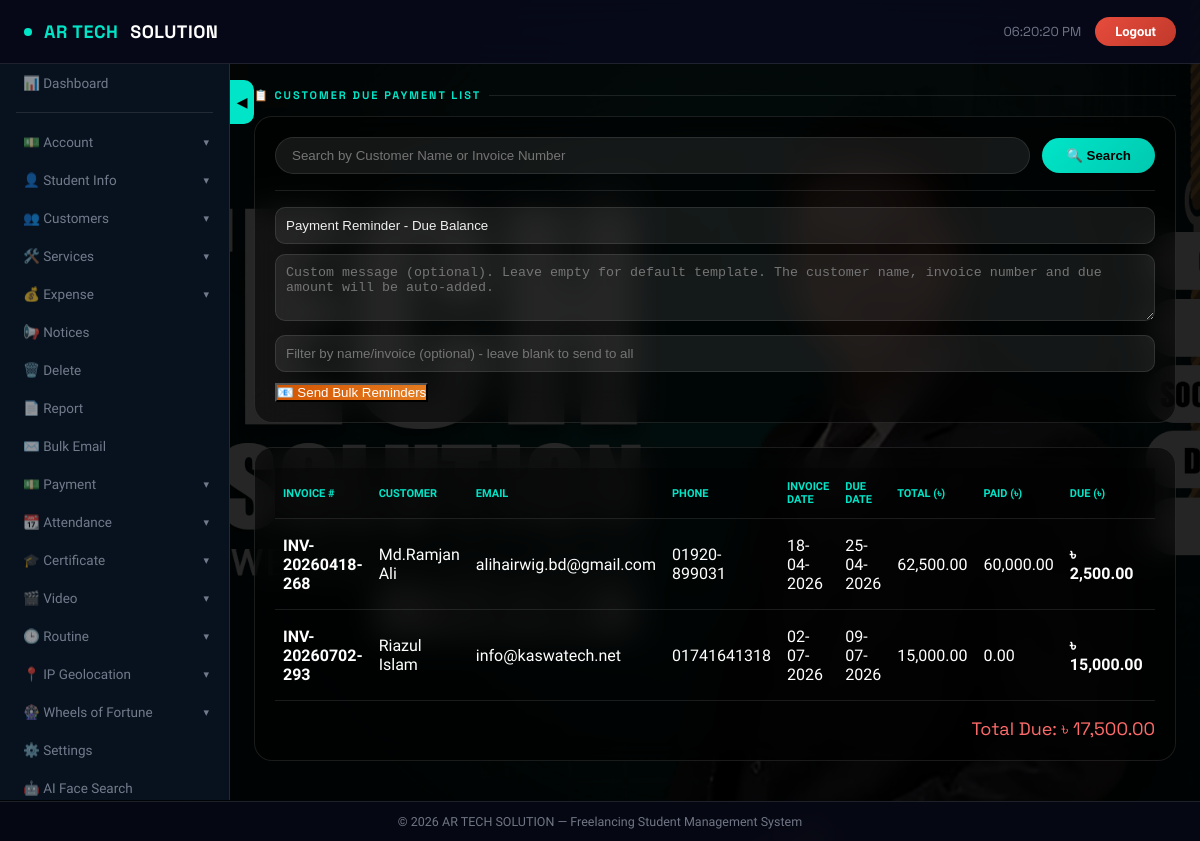
Screenshot of /admin/customer_due_list.php (signed in) with the database file from the repository.
### tables this page shows
CREATE TABLE `invoices_new` (
  `id` int(11) NOT NULL,
  `invoice_number` varchar(20) DEFAULT NULL,
  `customer_id` int(11) NOT NULL,
  `invoice_date` date DEFAULT NULL,
  `due_date` date DEFAULT NULL,
  `subtotal` decimal(10,2) DEFAULT NULL,
  `discount` decimal(10,2) DEFAULT 0.00,
  `total` decimal(10,2) DEFAULT NULL,
  `paid_amount` decimal(10,2) DEFAULT 0.00,
  `notes` text DEFAULT NULL,
  `status` enum('unpaid','paid','partial','cancelled') DEFAULT 'unpaid',
  `created_at` timestamp NOT NULL DEFAULT current_timestamp()
);

CREATE TABLE `customers` (
  `id` int(11) NOT NULL,
  `name` varchar(255) NOT NULL,
  `email` varchar(255) DEFAULT NULL,
  `phone` varchar(50) DEFAULT NULL,
  `address` text DEFAULT NULL,
  `created_at` timestamp NOT NULL DEFAULT current_timestamp()
);

### admin/config.php (called while the page is built, shortened)
<?php
if (!isset($conn)) {
    $conn = new mysqli("localhost", "root", "", "freelancing");
}
$settings = [];
$result = $conn->query("SELECT setting_key, setting_value FROM app_settings");
if ($result) {
    while ($row = $result->fetch_assoc()) {
        $settings[$row['setting_key']] = $row['setting_value'];
    }
}
$dark_mode = isset($settings['dark_mode']) && $settings['dark_mode'] == '1';
?>

### admin/customer_due_list.php (the view, shortened to what this page needs)
<?php
require_once 'config.php';
$search = isset($_GET['search']) ? trim($_GET['search']) : '';
$sql = "SELECT i.id, i.invoice_number, i.invoice_date, i.due_date, i.total, i.paid_amount,
               (i.total - i.paid_amount) as due_amount, i.status,
               c.id as customer_id, c.name as customer_name, c.email, c.phone
        FROM invoices_new i
        JOIN customers c ON i.customer_id = c.id
        WHERE i.total > i.paid_amount";
if (!empty($search)) {
    $search_term = "%$search%";
    $sql .= " AND (c.name LIKE ? OR i.invoice_number LIKE ?)";
    $stmt = $conn->prepare($sql);
    $stmt->bind_param("ss", $search_term, $search_term);
    $stmt->execute();
    $due_customers = $stmt->get_result()->fetch_all(MYSQLI_ASSOC);
    $stmt->close();
} else {
    $result = $conn->query($sql);
    $due_customers = $result->fetch_all(MYSQLI_ASSOC);
}
$total_due_sum = array_sum(array_column($due_customers, 'due_amount'));
?>
<!DOCTYPE html>
<html lang="en">
<head>
</head>
<body class="<?php echo $dark_mode ? 'dark-mode' : ''; ?>">
<nav class="topnav">
    <div style="display:flex;align-items:center;gap:14px;">
        <div class="topnav-brand"><div class="brand-dot"></div><span>AR TECH</span> SOLUTION</div>
    </div>
    <div class="topnav-right">
        <div class="topnav-time" id="liveClock"></div>
        <a href="logout.php" class="logout-btn">Logout</a>
    </div>
</nav>
<?php include 'navigation.php'; ?>
<div class="sidebar-toggle-pill" id="sidebarToggle">◀</div>
<main class="main" id="mainContent">
    <div class="section-title">📋 Customer Due Payment List</div>
    <div class="action-card">
        <form method="GET" class="search-form">
            <input type="text" name="search" placeholder="Search by Customer Name or Invoice Number" value="<?php echo htmlspecialchars($search); ?>">
            <button type="submit">🔍 Search</button>
        </form>
        <div class="bulk-form">
            <form method="POST" onsubmit="return confirm('Send reminders to ALL due customers shown below? This may take a few moments.');">
                <input type="text" name="bulk_subject" placeholder="Email Subject (optional)" value="Payment Reminder - Due Balance">
                <textarea name="bulk_message" rows="3" placeholder="Custom message (optional). Leave empty for default template. The customer name, invoice number and due amount will be auto-added."></textarea>
                <input type="text" name="filter_category" placeholder="Filter by name/invoice (optional) - leave blank to send to all" value="<?php echo htmlspecialchars($search); ?>">
                <button type="submit" name="send_bulk">📧 Send Bulk Reminders</button>
            </form>
        </div>
    </div>
    <div class="table-card">
        <?php if (empty($due_customers)): ?>
            <div style="text-align:center; padding:40px;">✅ No customers with due payments found.</div>
        <?php else: ?>
            <div style="overflow-x:auto;">
                <table>
                    <thead>
                        <tr>
                            <th>Invoice #</th><th>Customer</th><th>Email</th><th>Phone</th>
                            <th>Invoice Date</th><th>Due Date</th><th>Total (৳)</th>
                            <th>Paid (৳)</th><th>Due (৳)</th><th>Action</th>
                        </tr>
                    </thead>
                    <tbody>
                        <?php foreach ($due_customers as $row): ?>
                            <tr>
                                <td><strong><?php echo htmlspecialchars($row['invoice_number']); ?></strong></td>
                                <td><?php echo htmlspecialchars($row['customer_name']); ?></td>
                                <td><?php echo htmlspecialchars($row['email']); ?></td>
                                <td><?php echo htmlspecialchars($row['phone']); ?></td>
                                <td><?php echo date('d-m-Y', strtotime($row['invoice_date'])); ?></td>
                                <td><?php echo date('d-m-Y', strtotime($row['due_date'])); ?></td>
                                <td><?php echo number_format($row['total'], 2); ?></td>
                                <td><?php echo number_format($row['paid_amount'], 2); ?></td>
                                <td class="due-amount">৳ <?php echo number_format($row['due_amount'], 2); ?></td>
                                <td>
                                </td>
                            </tr>
                        <?php endforeach; ?>
                    </tbody>
                </table>
            </div>
            <div class="total-due">Total Due: ৳ <?php echo number_format($total_due_sum, 2); ?></div>
        <?php endif; ?>
    </div>
</main>
<div class="footer">
    &copy; <?php echo date("Y"); ?> AR TECH SOLUTION — Freelancing Student Management System
</div>
</body>
</html>

### admin/customer_due_list.php (style rules this page uses)
:root { --bg: rgba(8,12,24,0.82); --glass: rgba(255,255,255,0.07); --glass-border: rgba(255,255,255,0.13); --glass-hover: rgba(255,255,255,0.13); --accent: #00e5c8; --accent2: #7b5ea7; --accent3: #ff6b6b; --accent4: #ffd166; --accent5: #06d6a0; --text: #e8eaf0; --muted: rgba(200,210,230,0.55); --card-radius: 18px; --sans: 'Plus Jakarta Sans', sans-serif; --mono: 'Space Grotesk', sans-serif; --nav-h: 64px; --sidebar-w: 230px; --shadow: 0 8px 32px rgba(0,0,0,0.35); }
*, *::before, *::after { box-sizing: border-box; margin: 0; padding: 0; }
body::before { content: ''; position: fixed; inset: 0; background: linear-gradient(135deg,rgba(8,10,30,0.88) 0%,rgba(15,20,50,0.78) 50%,rgba(5,15,35,0.85) 100%); z-index: 0; pointer-events: none; }
.topnav { position: fixed; top: 0; left: 0; right: 0; height: var(--nav-h); background: rgba(8,10,28,0.85); backdrop-filter: blur(18px); border-bottom: 1px solid var(--glass-border); display: flex; align-items: center; justify-content: space-between; padding: 0 24px; z-index: 1100; }
.topnav-brand { display: flex; align-items: center; gap: 12px; font-family: var(--mono); font-size: 18px; font-weight: 700; letter-spacing: 0.5px; color: #fff; }
.topnav-brand span { color: var(--accent); }
.brand-dot { width: 8px; height: 8px; background: var(--accent); border-radius: 50%; animation: pulse 2s infinite; }
.topnav-right { display: flex; align-items: center; gap: 14px; }
.topnav-time { font-family: var(--mono); font-size: 13px; color: var(--muted); }
.logout-btn { background: linear-gradient(135deg,#e74c3c,#c0392b); color: #fff; padding: 7px 20px; border-radius: 40px; text-decoration: none; font-size: 13px; font-weight: 700; transition: opacity .2s; }
.sidebar-toggle-pill { position: fixed; top: calc(var(--nav-h) + 16px); left: var(--sidebar-w); width: 24px; height: 44px; background: var(--accent); border-radius: 0 10px 10px 0; display: flex; align-items: center; justify-content: center; cursor: pointer; z-index: 1060; font-size: 13px; color: #000; font-weight: 900; transition: left .3s cubic-bezier(.4,0,.2,1); }
.main { margin-left: var(--sidebar-w); padding: calc(var(--nav-h) + 24px) 24px 80px; position: relative; z-index: 1; transition: margin-left .3s cubic-bezier(.4,0,.2,1); min-height: 100vh; }
.section-title { font-family: var(--mono); font-size: 11px; font-weight: 700; text-transform: uppercase; letter-spacing: 2px; color: var(--accent); margin-bottom: 14px; display: flex; align-items: center; gap: 8px; }
.section-title::after { content: ''; flex: 1; height: 1px; background: var(--glass-border); }
.action-card { background: var(--glass); backdrop-filter: blur(16px); border: 1px solid var(--glass-border); border-radius: var(--card-radius); padding: 20px; margin-bottom: 24px; }
.search-form { display: flex; gap: 12px; flex-wrap: wrap; align-items: center; }
.search-form input { flex: 1; padding: 10px 16px; background: rgba(255,255,255,0.08); border: 1px solid var(--glass-border); border-radius: 30px; color: #f0f0f0; }
.search-form button { padding: 10px 24px; background: linear-gradient(135deg, var(--accent), #00c9b0); border: none; border-radius: 30px; color: #000; font-weight: 700; cursor: pointer; }
.bulk-form { margin-top: 16px; padding-top: 16px; border-top: 1px solid var(--glass-border); }
.bulk-form textarea, .bulk-form input { width: 100%; margin-bottom: 10px; padding: 10px; background: rgba(255,255,255,0.08); border: 1px solid var(--glass-border); border-radius: 10px; color: #f0f0f0; }
.bulk-form button { background: linear-gradient(135deg, #d35400, #e67e22); color: white; }
.table-card { background: var(--glass); backdrop-filter: blur(16px); border: 1px solid var(--glass-border); border-radius: var(--card-radius); padding: 20px; overflow-x: auto; }
table { width: 100%; border-collapse: collapse; }
th, td { padding: 12px 8px; text-align: left; border-bottom: 1px solid var(--glass-border); }
th { background: rgba(0,0,0,0.3); color: var(--accent); font-weight: 600; text-transform: uppercase; font-size: 11px; }
td { color: #ffffff !important; }
.due-amount { color: var(--accent3); font-weight: 700; }
.total-due { text-align: right; margin-top: 16px; font-family: var(--mono); font-size: 18px; color: var(--accent3); }
.footer { position: fixed; bottom: 0; left: 0; right: 0; background: rgba(6,8,20,0.9); backdrop-filter: blur(10px); border-top: 1px solid var(--glass-border); text-align: center; padding: 12px; font-size: 12.5px; color: var(--muted); z-index: 900; }

### rows the page displays
invoices_new: invoice_number "INV-20260418-268", customer.name "Md.Ramjan Ali", customer.email "alihairwig.bd@gmail.com", customer.phone "01920-899031", invoice_date "18-04-2026", due_date "25-04-2026", total "62,500.00", paid_amount "60,000.00", due_amount "2,500.00"
invoices_new: invoice_number "INV-20260702-293", customer.name "Riazul Islam", customer.email "info@kaswatech.net", customer.phone "01741641318", invoice_date "02-07-2026", due_date "09-07-2026", total "15,000.00", paid_amount "0.00", due_amount "15,000.00"

### other values shown
get_sidebar_label('dashboard', '📊 Dashboard') "📊 Dashboard"
get_sidebar_label('account', '💵 Account') "💵 Account"
get_sidebar_label('student_info', '👤 Student Info') "👤 Student Info"
get_sidebar_label('customers', '👥 Customers') "👥 Customers"
get_sidebar_label('services', '🛠️ Services') "🛠️ Services"
get_sidebar_label('expense', '💰 Expense') "💰 Expense"
get_sidebar_label('notices', '📢 Notices') "📢 Notices"
get_sidebar_label('delete', '🗑️ Delete') "🗑️ Delete"
get_sidebar_label('report', '📄 Report') "📄 Report"
get_sidebar_label('Bulk_Email', '✉️ Bulk Email') "✉️ Bulk Email"
get_sidebar_label('payment', '💵 Payment') "💵 Payment"
get_sidebar_label('attendance', '📆 Attendance') "📆 Attendance"
get_sidebar_label('certificate', '🎓 Certificate') "🎓 Certificate"
get_sidebar_label('video', '🎬 Video') "🎬 Video"
get_sidebar_label('routine', '🕒 Routine') "🕒 Routine"
